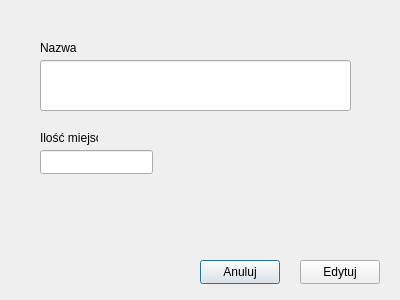
<?xml version="1.0" encoding="UTF-8"?>
<ui version="4.0">
 <class>EditRoom</class>
 <widget class="QDialog" name="EditRoom">
  <property name="geometry">
   <rect>
    <x>0</x>
    <y>0</y>
    <width>400</width>
    <height>300</height>
   </rect>
  </property>
  <property name="windowTitle">
   <string>Dialog</string>
  </property>
  <widget class="QPushButton" name="cencal">
   <property name="geometry">
    <rect>
     <x>200</x>
     <y>260</y>
     <width>80</width>
     <height>24</height>
    </rect>
   </property>
   <property name="text">
    <string>Anuluj</string>
   </property>
  </widget>
  <widget class="QPushButton" name="update">
   <property name="geometry">
    <rect>
     <x>300</x>
     <y>260</y>
     <width>80</width>
     <height>24</height>
    </rect>
   </property>
   <property name="text">
    <string>Edytuj</string>
   </property>
  </widget>
  <widget class="QLabel" name="label">
   <property name="geometry">
    <rect>
     <x>40</x>
     <y>40</y>
     <width>58</width>
     <height>16</height>
    </rect>
   </property>
   <property name="text">
    <string>Nazwa</string>
   </property>
  </widget>
  <widget class="QLineEdit" name="name">
   <property name="geometry">
    <rect>
     <x>40</x>
     <y>60</y>
     <width>311</width>
     <height>51</height>
    </rect>
   </property>
  </widget>
  <widget class="QLineEdit" name="places">
   <property name="geometry">
    <rect>
     <x>40</x>
     <y>150</y>
     <width>113</width>
     <height>24</height>
    </rect>
   </property>
  </widget>
  <widget class="QLabel" name="label_2">
   <property name="geometry">
    <rect>
     <x>40</x>
     <y>130</y>
     <width>58</width>
     <height>16</height>
    </rect>
   </property>
   <property name="text">
    <string>Ilość miejsc</string>
   </property>
  </widget>
 </widget>
 <resources/>
 <connections/>
</ui>
